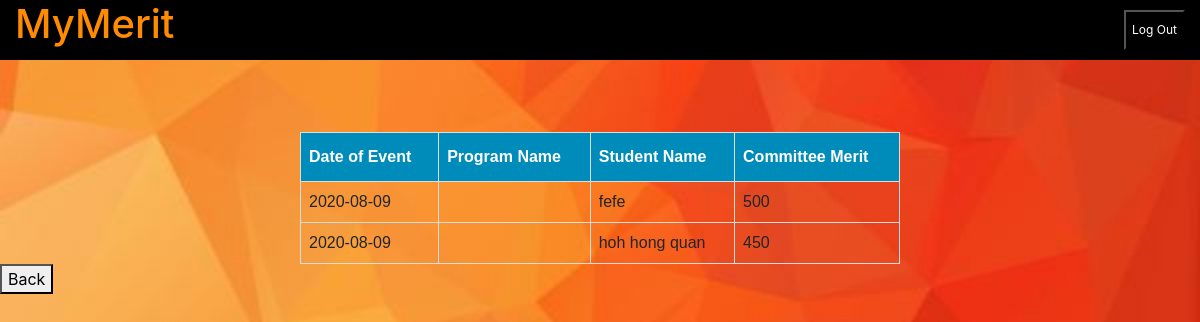
Before: /m3/jointable.php with the older database file.
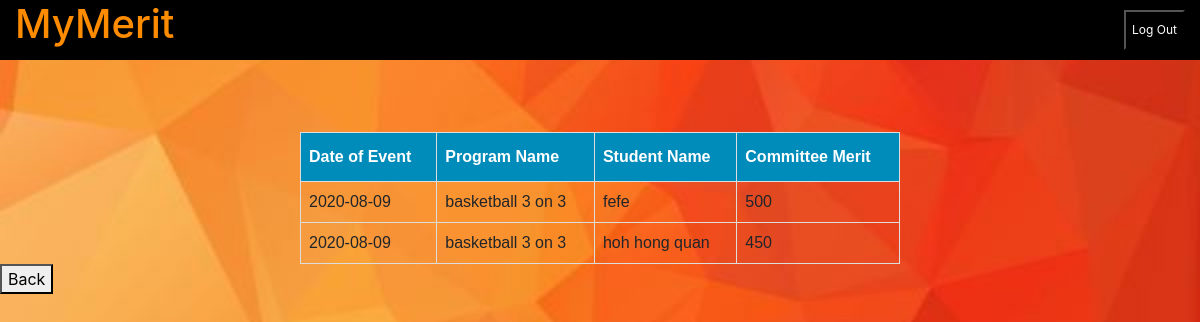
After: the same page with the newer database file.
### tables this page shows
CREATE TABLE `attendance` (
  `id` int(11) NOT NULL,
  `date` date NOT NULL,
  `C_gender` varchar(20) NOT NULL,
  `C_PhoneNum` varchar(11) NOT NULL,
  `C_Name` varchar(50) NOT NULL,
  `pro_id` int(5) NOT NULL
);

CREATE TABLE `comm_detail` (
  `id` int(5) NOT NULL,
  `program_name` varchar(100) NOT NULL,
  `comm_no` int(4) NOT NULL,
  `std_id` varchar(10) NOT NULL,
  `std_name` varchar(20) NOT NULL,
  `std_phone` varchar(15) NOT NULL,
  `std_position` varchar(20) NOT NULL,
  `comm_merit` int(5) NOT NULL
);

### m3/jointable.php (the view, shortened to what this page needs)
<!DOCTYPE html>
<html>
<head>
	  <link rel="stylesheet" href="https://maxcdn.bootstrapcdn.com/bootstrap/4.0.0/css/bootstrap.min.css">
</head>
<body>
    <div class="container-fluid">
        <h1><span class="glyphicon glyphicon-book" aria-hidden="true"></span> MyMerit
            <button onclick="document.location='home_interface.html'" class="logOut">Log Out</button>
            </h1>
    </div>
<br>
<br>
<br>
<?php
include  "db_connect.php";
$sql = "SELECT attendance.date, comm_detail.program_name,comm_detail.std_name,comm_detail.comm_merit FROM attendance INNER JOIN comm_detail ON attendance.id = comm_detail.id";
$result = $link->query($sql);
if ($result->num_rows > 0) {
    echo "<table id=table  align=center>
    <tr>
	<th>Date of Event</th>
	<th>Program Name</th>
	<th>Student Name</th>
	<th>Committee Merit</th>
    </tr>";
    while($row = $result->fetch_assoc()) {
        echo "<tr>
        <td>" . $row["date"]. "</td> <!This is HTML table data>
		<td>" . $row["program_name"]. "</td>
		<td>" . $row["std_name"]. "</td>
		<td>" . $row["comm_merit"]. "</td>
        </tr>";
    }
    echo "</table>";
} else {
    echo "0 results";
}
?>
	<button type="button" class="button " onclick="window.location.href='TrackingInterface.php'">Back</button>
</body>
</html>

### m3/jointable.php (style rules this page uses)
body { background-image:url(image/b1.jpg); background-size:cover; background-attachment:fixed; }
.container-fluid { background-color:black; color: #FF8C00; font-size: 20px; width: 100%; height: 60px; }
.logOut { background-color: black; color: white; font-size: 12px; column-width: 30%; height: 40px; border-color: black; cursor: pointer; position: absolute; top: 10px; right: 15px; }
#table { font-family: "Trebuchet MS", Arial, Helvetica, sans-serif; border-collapse: collapse; width: 50%; }
#table td, #table th { border: 1px solid #ddd; padding: 8px; }
#table th { padding-top: 12px; padding-bottom: 12px; text-align: left; background-color: #008CBA; color: white; }

Changed rows visible on the page:
changed through a linked row, attendance "fefe": comm_detail.program_name (not shown) → "basketball 3 on 3"
changed through a linked row, attendance "hoh hong quan": comm_detail.program_name (not shown) → "basketball 3 on 3"
